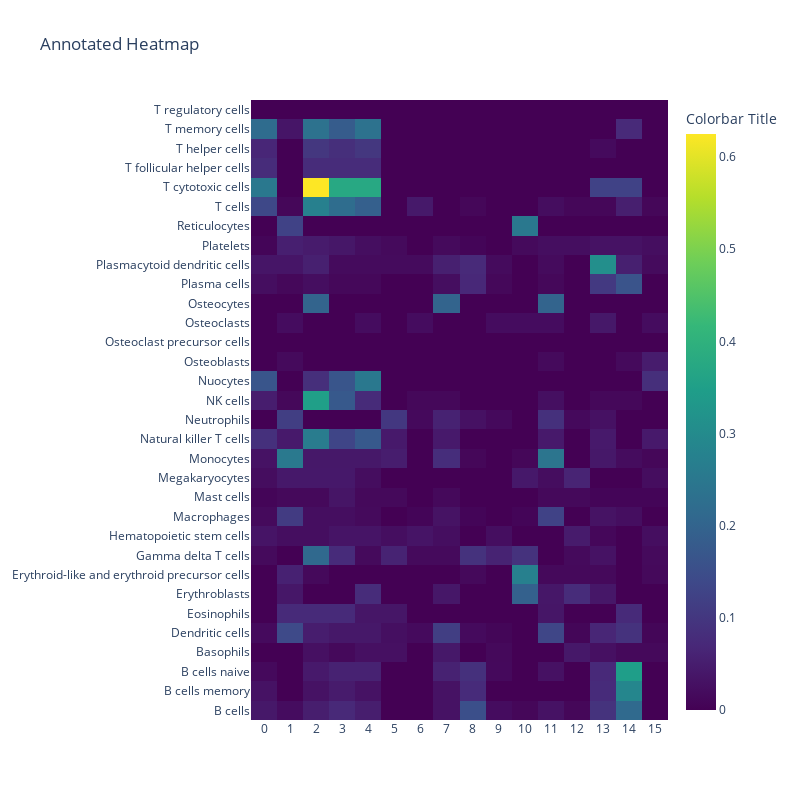

Notebook source saved alongside this figure:
### Code cell
import plotly.graph_objs as go

# Assuming df is your DataFrame
data = cell_annotation_norm.values.tolist()

# Create a custom hover text with cell values
hover_text = [['Value: {:.2f}'.format(val) for val in row] for row in data]

# Create a heatmap trace with annotations
heatmap = go.Heatmap(
    z=data,
    colorscale='Viridis',
    hovertext=hover_text,
    colorbar=dict(title='Colorbar Title')
)

# Create the layout with a custom figure size
layout = go.Layout(
    width=800,  
    height=800, 
    xaxis=dict(tickmode='array', tickvals=list(range(len(cell_annotation_norm.columns))), ticktext=cell_annotation_norm.columns),
    yaxis=dict(tickmode='array', tickvals=list(range(len(cell_annotation_norm.index))), ticktext=cell_annotation_norm.index),
    title='Annotated Heatmap'
)

# Create the figure
fig = go.Figure(data=[heatmap], layout=layout)

# Show the plot
fig.show()

### Figure 1 — Plotly figure (JSON) as saved in the notebook; plotly's stock layout.template omitted (floating-point values rounded to 4 significant figures; data arrays with more than 128 entries replaced by an {"elided": "..."} marker saying what was removed)
{"data": [{"colorbar": {"title": {"text": "Colorbar Title"}}, "colorscale": [[0, "#440154"], [0.1111, "#482878"], [0.2222, "#3e4989"], [0.3333, "#31688e"], [0.4444, "#26828e"], [0.5556, "#1f9e89"], [0.6667, "#35b779"], [0.7778, "#6ece58"], [0.8889, "#b5de2b"], [1, "#fde725"]], "hovertext": {"elided": "32x16 str values"}, "type": "heatmap", "z": {"elided": "32x16 float values"}}], "layout": {"height": 800, "title": {"text": "Annotated Heatmap"}, "width": 800, "xaxis": {"tickmode": "array", "ticktext": ["0", "1", "2", "3", "4", "5", "6", "7", "8", "9", "10", "11", "12", "13", "14", "15"], "tickvals": [0, 1, 2, 3, 4, 5, 6, 7, 8, 9, 10, 11, 12, 13, 14, 15]}, "yaxis": {"tickmode": "array", "ticktext": ["B cells", "B cells memory", "B cells naive", "Basophils", "Dendritic cells", "Eosinophils", "Erythroblasts", "Erythroid-like and erythroid precursor cells", "Gamma delta T cells", "Hematopoietic stem cells", "Macrophages", "Mast cells", "Megakaryocytes", "Monocytes", "Natural killer T cells", "Neutrophils", "NK cells", "Nuocytes", "Osteoblasts", "Osteoclast precursor cells", "Osteoclasts", "Osteocytes", "Plasma cells", "Plasmacytoid dendritic cells", "Platelets", "Reticulocytes", "T cells", "T cytotoxic cells", "T follicular helper cells", "T helper cells", "T memory cells", "T regulatory cells"], "tickvals": [0, 1, 2, 3, 4, 5, 6, 7, 8, 9, 10, 11, 12, 13, 14, 15, 16, 17, 18, 19, 20, 21, 22, 23, 24, 25, 26, 27, 28, 29, 30, 31]}}}
